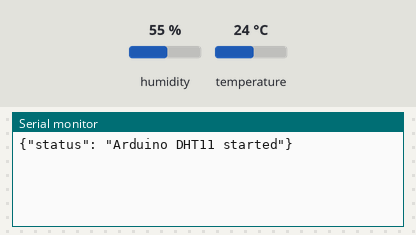
Recording of a sketch running on a simulated Arduino Uno, built with avr-gcc and run on an emulated ATmega328P. On the bench: the last lines printed to the serial monitor. The inputs (shaded band) are chosen by the test bench; at power-on: humidity 55 %, temperature 24 °C.

Above: at 3.2 s.
3.3 s: humidity set to 22 %
At 5.5 s:
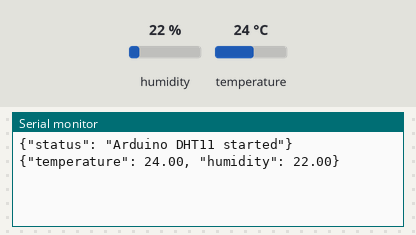
7.5 s: temperature set to 12 °C
At 9.1 s:
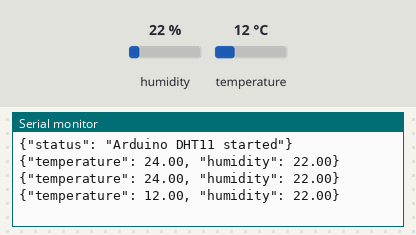
10.5 s: humidity set to 40 %
At 12.8 s:
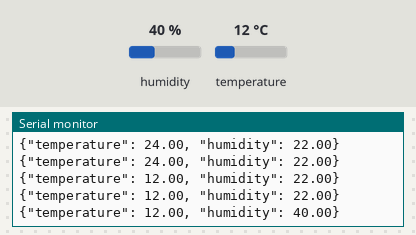

Measured:
- after the input at 3.3 s, the serial monitor: prints a new line after 0.72 s (image 1)
- after the input at 7.5 s, the serial monitor: prints a new line after 0.57 s (image 2)
- after the input at 10.5 s, the serial monitor: prints a new line after 1.6 s (image 3)

The sketch:

weather_station.ino
```cpp
#include "DHT.h"

// Конфигурация
#define DHTPIN 2
#define DHTTYPE DHT11
#define SERIAL_BAUD 9600
#define READING_INTERVAL 2000
#define SERIAL_STABILIZE_DELAY 2000

DHT dht(DHTPIN, DHTTYPE);

void setup() {
  Serial.begin(SERIAL_BAUD);
  // Ждем стабилизации serial соединения
  delay(SERIAL_STABILIZE_DELAY);
  dht.begin();
  Serial.println("{\"status\": \"Arduino DHT11 started\"}");
}

void loop() {
  delay(READING_INTERVAL);

  float temperature = dht.readTemperature();
  float humidity = dht.readHumidity();

  if (isnan(temperature) || isnan(humidity)) {
    Serial.println("{\"error\": \"Sensor reading failed\"}");
    return;
  }

  Serial.print("{\"temperature\": ");
  Serial.print(temperature);
  Serial.print(", \"humidity\": ");
  Serial.print(humidity);
  Serial.println("}");
}
```
